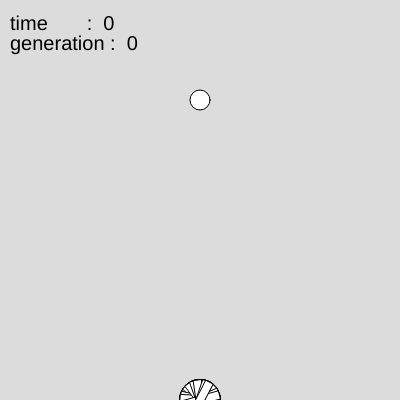
Frame 1 (no input)
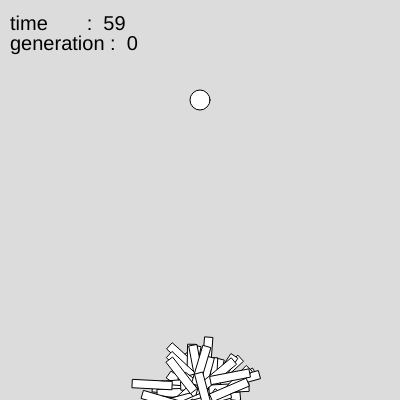
Frame 60 (no input)
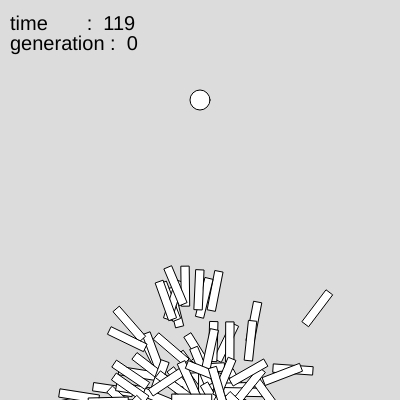
Frame 120 (the mouse pressed at the canvas centre since frame 60)

The p5.js sketch that drew these frames (run headless with seeded random() and noise() and a simulated clock; from frame 60 on, the mouse is pressed at the canvas centre):

// p5.js sketch
// ── sketch.js



class rocket
{
  constructor( canvas_size )
  {
    this.pos = createVector(canvas_size[0]/2.0,canvas_size[1])
    this.vel = createVector(0,-0.1)
    this.acc = createVector(0,0)
    
    this.size = 20.0;
    this.acc_sequence_length = 200
    this.acc_sequence_limits = [-0.1,0.1]
    this.acc_sequence = []
    this.fitness = 0;
    for( var i = 0 ; i < this.acc_sequence_length ; i++ )
      this.acc_sequence.push( createVector( random(this.acc_sequence_limits[0],this.acc_sequence_limits[1]),
                                           random(this.acc_sequence_limits[0],this.acc_sequence_limits[1])) )
  }
  reset()
  {
    this.pos = createVector(canvas_size[0]/2.0,canvas_size[1])
    this.vel = createVector(0,-0.1)
    this.acc = createVector(0,0)    
  }
  
  udpate( max_speed )
  {
    this.vel.add(this.acc);
    this.pos.add(this.vel);
    this.acc.mult(0);    
    
    if( max_speed < this.vel.mag() )
      this.vel.setMag(max_speed);
  }

  applyForce( force )
  {
    this.acc.add( force );  
  }

  applySequence( time )
  {
    if( time < this.acc_sequence_length  )
      this.acc.add( this.acc_sequence[time] );  
  }  
  
  draw()
  {
    var orient = createVector( this.vel.x , this.vel.y )
    orient.normalize()
    var orientSide = createVector( orient.x , orient.y ) 
    orientSide.rotate(PI/2.0)
    orientSide.mult(0.2)
    
    orient.mult(this.size)
    orientSide.mult(this.size)
    
    var pA = createVector( this.pos.x + orient.x + orientSide.x , this.pos.y + orient.y + orientSide.y )
    var pB = createVector( this.pos.x + orient.x - orientSide.x , this.pos.y + orient.y - orientSide.y )
    var pC = createVector( this.pos.x - orient.x - orientSide.x , this.pos.y - orient.y - orientSide.y )
    var pD = createVector( this.pos.x - orient.x + orientSide.x , this.pos.y - orient.y + orientSide.y )
    
    
    quad(pA.x, pA.y, pB.x, pB.y, pC.x, pC.y, pD.x, pD.y)
    
  }
  
  
  
}


 
  
function rockets_mutation()
{
  
  for( i = 0 ; i < rockets_nbr ; i++ )
  {
    for( j = 0 ; j < rockets[i].acc_sequence.length ; j++ )
    {
      if( random(0.0,1.0) < 0.2 )
        rockets[i].acc_sequence[j] = createVector(random(rockets[i].acc_sequence_limits[0],rockets[i].acc_sequence_limits[1]),
                                                   random(rockets[i].acc_sequence_limits[0],rockets[i].acc_sequence_limits[1]))     
    }
  }  
  
}  
  
  
function rockets_fitness( target )
{
  
  var dists = []
  var maxDist = 0.0
  for( var i = 0 ; i < rockets_nbr ; i++ )
  {
    var vDiff = createVector( target.x-rockets[i].pos.x , target.y-rockets[i].pos.y );
    dists.push( vDiff.mag()  )
    if( maxDist < vDiff.mag() )
      maxDist = vDiff.mag() 
  }
  
  for( i = 0 ; i < rockets_nbr ; i++ )
  {
    rockets[i].fitness =  1.0 - (dists[i]/maxDist)*(dists[i]/maxDist) ;
  }  
  
}  
  


function rockets_crossOver()
{
  var mating_pool = []
  var i = 0;
  var j = 0;
  for( i = 0 ; i < rockets_nbr ; i++ )
  {
    for( j = 0 ; j < floor( rockets[i].fitness*10 ) ; j++ )
        mating_pool.push( rockets[i] );
  }
  
  var nextGen = []
  for( i = 0 ; i < rockets_nbr ; i++ )
  {
    var parentA = mating_pool[floor(random(0,mating_pool.length))]
    var parentB = mating_pool[floor(random(0,mating_pool.length))]
    
    var new_rocket = new rocket( canvas_size )

    for(  j = 0 ; j < new_rocket.acc_sequence.length ; j++ )
    {
      if(  j%2 == 0 )
      {
        new_rocket.acc_sequence[j] = parentA.acc_sequence[j]  
      }
      else
      {
        new_rocket.acc_sequence[j] = parentB.acc_sequence[j]              
      }

    }
    
    nextGen.push( new_rocket );
  }  
  
  return nextGen
}

function init()
{
  createCanvas(canvas_size[0], canvas_size[1]);
  
  for( var i = 0 ; i < rockets_nbr ; i++ )
  {
      rockets.push( new rocket( canvas_size ) );
  }

  target = createVector(canvas_size[0]/2.0,10)  
}

function setup() {
  init()
}



var canvas_size = [400, 400]
var canvasSizeDefault = [400, 400]
var rockets = [];
var rockets_nbr = 100;
var time = 0;
var generation = 0;
var target;

function setup() {
  createCanvas(canvas_size[0], canvas_size[1]);
  
  for( var i = 0 ; i < rockets_nbr ; i++ )
  {
      rockets.push( new rocket( canvas_size ) );
  }

  target = createVector(canvas_size[0]/2.0,100)
}

function draw() {
  background(220);
  
  
  textSize(20);
  text('time       :  ' + time, 10, 30);
  text('generation :  ' + generation, 10, 50);  
  
  for( var i = 0 ; i < rockets_nbr ; i++ )
  {
      rockets[i].applySequence( time )
      rockets[i].udpate(5);
      rockets[i].draw();
  }  
  
  circle( target.x , target.y , 20.0)
  
  if( 200 < time )
  {
    
    rockets_fitness( target )

    rockets = rockets_crossOver()
    //rockets_mutation()

    
    
    time = 0
    generation += 2
      
  }
  
  
  time += 1;

}





//FOR MOBILE PHONE

/* fullscreen() must be called in a touch or
 * mouse event to work!
 */



function mousePressed() {
  print( 'mousePressed');
  touchStarted();
}


function touchStarted () {
  
  var fs = fullscreen();
  if (!fs) {
    fullscreen(true);
  }
}

/* full screening will change the size of the canvas */
function windowResized() {
  
  if( ( canvas_size[0] != windowWidth )&&( canvas_size[1] != windowHeight ))
  {
    canvas_size[0] = windowWidth;
    canvas_size[1] = windowHeight;
    
    resizeCanvas(windowWidth, windowHeight);
    init();
  }
  else
  {
    canvas_size[0] = canvasSizeDefault[0];
    canvas_size[1] = canvasSizeDefault[1];
    
    resizeCanvas(canvasSizeDefault[0] , canvasSizeDefault[1] );
    init();
  }

  
}

/* prevents the mobile browser from processing some default
 * touch events, like swiping left for "back" or scrolling
 * the page.
 */
document.ontouchmove = function(event) {
    event.preventDefault();
};
